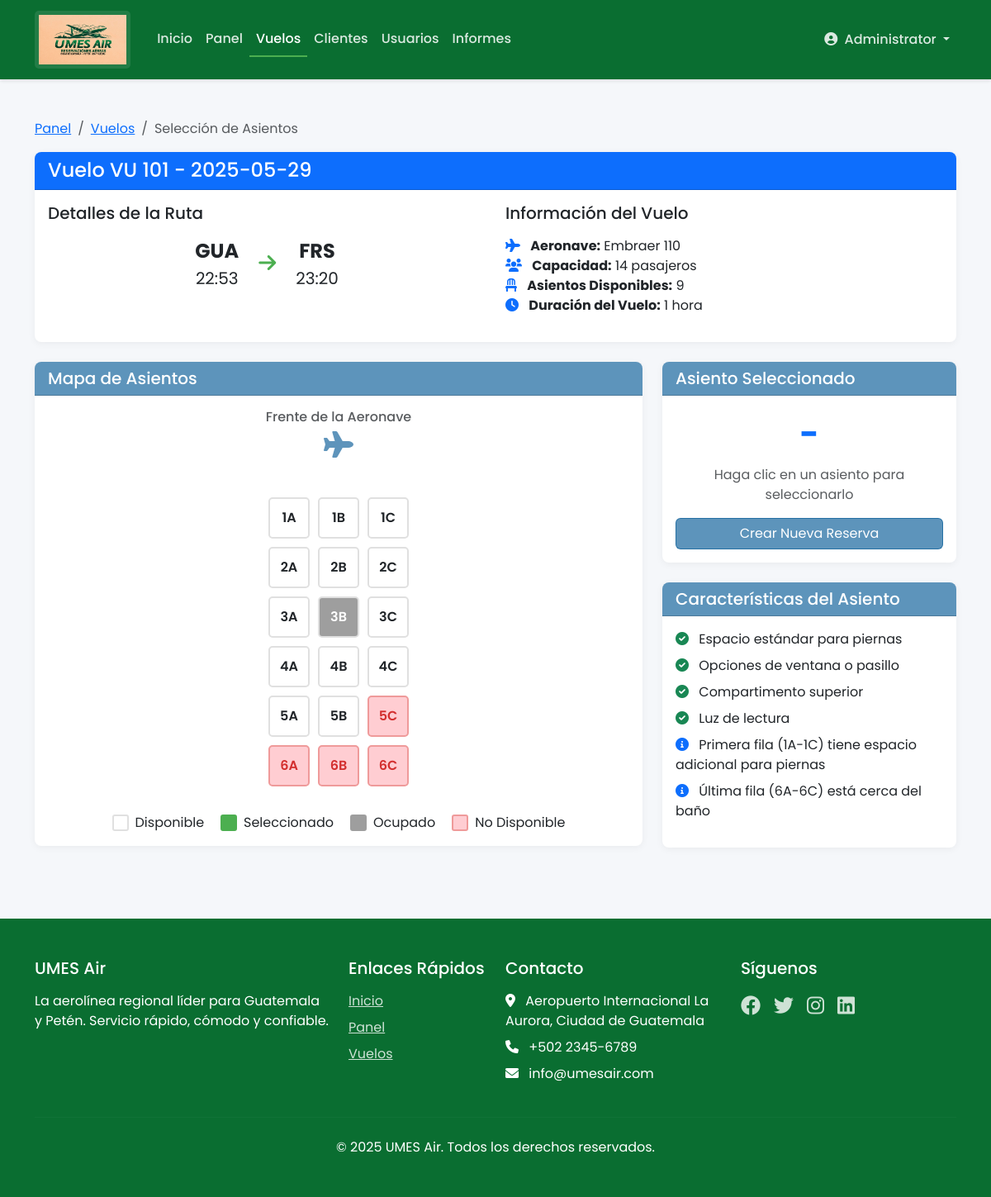
Page /flights/1/seats (signed in) on the committed database.
### tables this page shows
CREATE TABLE flights (
    id INTEGER PRIMARY KEY AUTOINCREMENT,
    flight_code TEXT NOT NULL,
    date TEXT NOT NULL,
    origin TEXT NOT NULL,
    destination TEXT NOT NULL,
    departure_time TEXT NOT NULL,
    arrival_time TEXT NOT NULL,
    capacity INTEGER NOT NULL DEFAULT 18,
    base_fare DECIMAL(10,2) NOT NULL DEFAULT 0,
    total_fare DECIMAL(10,2) NOT NULL DEFAULT 0,
    status TEXT NOT NULL DEFAULT 'active' CHECK (status IN ('active', 'inactive', 'cancelled')),
    cancellation_reason TEXT,
    change_reason TEXT,
    UNIQUE (flight_code, date)
);

### app.py (the view, shortened to what this page needs)
@app.route('/flights/<int:flight_id>/seats', methods=['GET', 'POST'])
@login_required
def flight_seats(flight_id):
    conn = get_db_connection()
    flight = conn.execute('SELECT * FROM flights WHERE id = ?', (flight_id,)).fetchone()
    if not flight:
        conn.close()
        flash('Vuelo no encontrado.', 'error')
        return redirect(url_for('list_flights'))
    reservations = conn.execute('''
        SELECT r.seat_number, c.first_name, c.last_name
        FROM reservations r
        JOIN customers c ON r.customer_id = c.id
        WHERE r.flight_id = ? AND r.status != 'cancelled'
    ''', (flight_id,)).fetchall()
    occupied_seats = {r['seat_number']: f"{r['first_name']} {r['last_name']}" for r in reservations}
    user_reservation = None
    customer_data = None
    conn.close()
    seats = []
    total_rows = 6  # Total de filas para 18 asientos
    available_seats = flight['capacity']  # Asientos disponibles según la capacidad configurada
    for row in range(1, total_rows + 1):
        row_seats = []
        for col in ['A', 'B', 'C']:
            seat_number = f"{row}{col}"
            if (row - 1) * 3 + (['A', 'B', 'C'].index(col) + 1) > available_seats:
                occupied_seats[seat_number] = 'No disponible'
            row_seats.append(seat_number)
        seats.append(row_seats)
    return render_template('reservations/seats.html',
                          flight=flight,
                          seats=seats,
                          occupied_seats=occupied_seats,
                          user_reservation=user_reservation)

### app.py (called while the page is built)
@app.context_processor
def inject_csrf_token():
    return dict(csrf_token=generate_csrf_token)

def get_db_connection():
    conn = sqlite3.connect(app.config['DATABASE'], timeout=30)  # Increased timeout to 30 seconds
    print("Connected to database")
    conn.row_factory = sqlite3.Row
    return conn

@app.before_request
def ensure_db_initialized():
    global _is_first_request
    if _is_first_request:
        _is_first_request = False

def login_required(f):
    @wraps(f)
    def decorated_function(*args, **kwargs):
        if 'user_id' not in session:
            flash('Por favor inicia sesión para acceder a esta página.', 'error')
            return redirect(url_for('login'))
        return f(*args, **kwargs)
    return decorated_function

@app.before_request
def setup_before_first_request():
    global _is_first_request
    if _is_first_request:
        init_db()
        _is_first_request = False

### templates/reservations/seats.html (shortened to what this page needs)
{% extends 'base.html' %}
{% block content %}
<div class="container my-5">
    <nav aria-label="breadcrumb">
        <ol class="breadcrumb">
            <li class="breadcrumb-item"><a href="{{ url_for('dashboard') }}">Panel</a></li>
            <li class="breadcrumb-item"><a href="{{ url_for('list_flights') }}">Vuelos</a></li>
            <li class="breadcrumb-item active" aria-current="page">Selección de Asientos</li>
        </ol>
    </nav>
    <div class="card mb-4">
        <div class="card-header bg-primary text-white">
            <h4 class="mb-0">Vuelo {{ flight.flight_code }} - {{ flight.date }}</h4>
        </div>
        <div class="card-body">
            <div class="row">
                <div class="col-md-6">
                    <h5>Detalles de la Ruta</h5>
                    <div class="flight-route my-3">
                        <div class="text-center">
                            <div class="fs-4 fw-bold">{{ flight.origin }}</div>
                            <div>{{ flight.departure_time }}</div>
                        </div>
                        <div class="flight-arrow mx-4"><i class="fas fa-arrow-right"></i></div>
                        <div class="text-center">
                            <div class="fs-4 fw-bold">{{ flight.destination }}</div>
                            <div>{{ flight.arrival_time }}</div>
                        </div>
                    </div>
                </div>
                <div class="col-md-6">
                    <h5>Información del Vuelo</h5>
                    <ul class="list-unstyled mt-3">
                        <li><i class="fas fa-plane me-2 text-primary"></i> <strong>Aeronave:</strong> Embraer 110</li>
                        <li><i class="fas fa-users me-2 text-primary"></i> <strong>Capacidad:</strong> {{ flight.capacity }} pasajeros</li>
                        <li><i class="fas fa-chair me-2 text-primary"></i> <strong>Asientos Disponibles:</strong> {{ flight.capacity - occupied_seats|length }}</li>
                        <li><i class="fas fa-clock me-2 text-primary"></i> <strong>Duración del Vuelo:</strong> 1 hora</li>
                    </ul>
                </div>
            </div>
        </div>
    </div>
    <div class="row">
        <div class="col-lg-8 mb-4">
            <div class="card">
                <div class="card-header">
                    <h5 class="mb-0">Mapa de Asientos</h5>
                </div>
                <div class="card-body">
                    <div class="text-center mb-3">
                        <h6 class="text-muted">Frente de la Aeronave</h6>
                        <i class="fas fa-plane mb-3" style="font-size: 2rem; color: var(--primary);"></i>
                    </div>
                    <div class="seat-map">
                        {% for row in seats %}
                            <div class="seat-row">
                                {% for seat in row %}
                                    <div class="seat {% if seat in occupied_seats %}{% if occupied_seats[seat] == 'No disponible' %}seat-unavailable{% else %}seat-occupied{% endif %}{% elif user_reservation and user_reservation.seat_number == seat %}seat-selected{% endif %}"
                                        data-bs-toggle="tooltip"
                                        title="{% if seat in occupied_seats %}{% if occupied_seats[seat] == 'No disponible' %}No disponible por capacidad del vuelo{% else %}Ocupado por: {{ occupied_seats[seat] }}{% endif %}{% elif user_reservation and user_reservation.seat_number == seat %}Su asiento actual{% else %}Disponible{% endif %}">
                                        {{ seat }}
                                    </div>
                                {% endfor %}
                            </div>
                        {% endfor %}
                    </div>
                    <div class="seat-legend">
                        <div class="legend-item">
                            <div class="legend-box" style="background-color: white; border: 2px solid var(--gray);"></div>
                            <span>Disponible</span>
                        </div>
                        <div class="legend-item">
                            <div class="legend-box" style="background-color: var(--accent); border: 2px solid var(--accent);"></div>
                            <span>Seleccionado</span>
                        </div>
                        <div class="legend-item">
                            <div class="legend-box" style="background-color: var(--gray-dark); border: 2px solid var(--gray-dark);"></div>
                            <span>Ocupado</span>
                        </div>
                        <div class="legend-item">
                            <div class="legend-box" style="background-color: #ffcdd2; border: 2px solid #ef9a9a;"></div>
                            <span>No Disponible</span>
                        </div>
                    </div>
                </div>
            </div>
        </div>
        <div class="col-lg-4">
            <div class="card mb-4">
                <div class="card-header">
                    <h5 class="mb-0">Asiento Seleccionado</h5>
                </div>
                <div class="card-body">
                    <div class="text-center mb-3">
                        <div id="selected-seat" class="fs-1 fw-bold text-primary mb-2">
                            {% if user_reservation %}
                                {{ user_reservation.seat_number }}
                            {% else %}
                                -
                            {% endif %}
                        </div>
                        <div class="text-muted">Haga clic en un asiento para seleccionarlo</div>
                    </div>
                    {% if user_reservation %}
                        <form id="change-seat-form" method="post" action="{{ url_for('change_seat', reservation_id=user_reservation.id) }}">
                            <input type="hidden" id="new-seat" name="new_seat" value="">
                            <div class="d-grid">
                                <button type="button" id="change-seat-button" class="btn btn-primary" disabled>
                                    Cambiar Mi Asiento
                                </button>
                            </div>
                        </form>
                    {% elif session.user_role in ['admin', 'agent'] %}
                        <div class="d-grid">
                            <a href="{{ url_for('new_reservation', flight_id=flight.id) }}" class="btn btn-primary">
                                Crear Nueva Reserva
                            </a>
                        </div>
                    {% endif %}
                </div>
            </div>
            <div class="card">
                <div class="card-header">
                    <h5 class="mb-0">Características del Asiento</h5>
                </div>
                <div class="card-body">
                    <ul class="list-unstyled">
                        <li class="mb-2"><i class="fas fa-check-circle text-success me-2"></i> Espacio estándar para piernas</li>
                        <li class="mb-2"><i class="fas fa-check-circle text-success me-2"></i> Opciones de ventana o pasillo</li>
                        <li class="mb-2"><i class="fas fa-check-circle text-success me-2"></i> Compartimento superior</li>
                        <li class="mb-2"><i class="fas fa-check-circle text-success me-2"></i> Luz de lectura</li>
                        <li class="mb-2"><i class="fas fa-info-circle text-primary me-2"></i> Primera fila (1A-1C) tiene espacio adicional para piernas</li>
                        <li><i class="fas fa-info-circle text-primary me-2"></i> Última fila (6A-6C) está cerca del baño</li>
                    </ul>
                </div>
            </div>
        </div>
    </div>
</div>
{% endblock %}

### static/css/style.css (style rules this page uses)
:root { --primary: #095c97a7; --primary-light: #084f82a7; --secondary: #3AAD57; --accent: #4CAF50; --accent-light: #81C784; --danger: #F44336; --warning: #FFC107; --text-light: #FFFFFF; --text-dark: #333333; --gray-light: #F5F5F5; --gray: #E0E0E0; --gray-dark: #9E9E9E; }
body { font-family: 'Poppins', 'Segoe UI', Tahoma, Geneva, Verdana, sans-serif; color: var(--text-dark); background-color: #F5F7FA; }
.btn-primary { background-color: var(--primary); border-color: var(--primary); }
.card { border-radius: 8px; box-shadow: 0 2px 10px rgba(0, 0, 0, 0.05); border: none; transition: transform 0.2s, box-shadow 0.2s; }
.card-header { background-color: var(--primary); color: white; font-weight: 600; border-radius: 8px 8px 0 0 !important; }
.flight-route { display: flex; align-items: center; font-size: 1.25rem; margin: 0.5rem 0; }
.flight-route .flight-arrow { margin: 0 1rem; color: var(--accent); }
.seat-map { display: flex; flex-direction: column; gap: 10px; margin: 2rem 0; }
.seat-row { display: flex; justify-content: center; gap: 10px; }
.seat { width: 50px; height: 50px; display: flex; align-items: center; justify-content: center; border-radius: 8px; border: 2px solid var(--gray); background-color: white; font-weight: 600; cursor: pointer; transition: all 0.2s; }
.seat-occupied { border-color: var(--gray-dark); background-color: var(--gray-dark); color: white; cursor: not-allowed; }
.seat-legend { display: flex; justify-content: center; gap: 20px; margin-top: 2rem; }
.legend-item { display: flex; align-items: center; gap: 8px; }
.legend-box { width: 20px; height: 20px; border-radius: 4px; }

### templates/reservations/seats.html (style rules this page uses)
.seat-map { display: flex; flex-direction: column; align-items: center; gap: 10px; margin-bottom: 2rem; }
.seat-row { display: flex; gap: 10px; }
.seat { width: 50px; height: 50px; border: 2px solid var(--gray); border-radius: 5px; display: flex; align-items: center; justify-content: center; cursor: pointer; transition: all 0.2s; }
.seat-occupied { background-color: var(--gray-dark); color: white; cursor: not-allowed; }
.seat-unavailable { background-color: #ffcdd2; border-color: #ef9a9a; color: #d32f2f; cursor: not-allowed; }
.seat-legend { display: flex; justify-content: center; gap: 20px; margin-top: 2rem; }
.legend-item { display: flex; align-items: center; gap: 8px; }
.legend-box { width: 20px; height: 20px; border-radius: 3px; }
.flight-route { display: flex; align-items: center; justify-content: center; }
.flight-arrow { color: var(--primary); font-size: 1.5rem; }

### rows in the picture
flights: flight_code "VU 101", date "2025-05-29", origin "GUA", departure_time "22:53", destination "FRS", arrival_time "23:20", capacity "14"

### other values in the picture
{{ session['user_name'] }} "Administrator"
{{ flight.capacity - occupied_seats|length }} "9"
{{ seat }} "1A" "1B" "1C" "2A" "2B" "2C" "3A" "3B" "3C" "4A" "4B" "4C" "5A" "5B" "5C" "6A" "6B" "6C"
